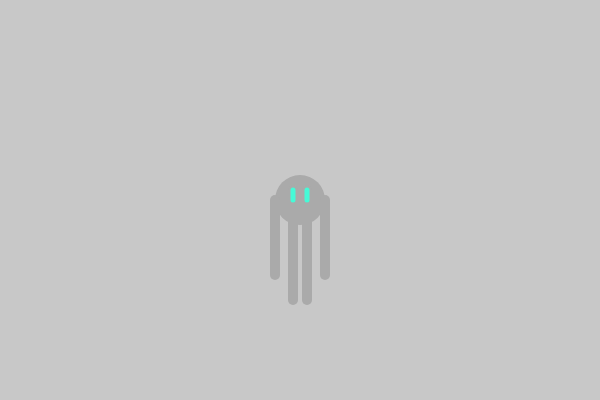
Frame 1 (no input)
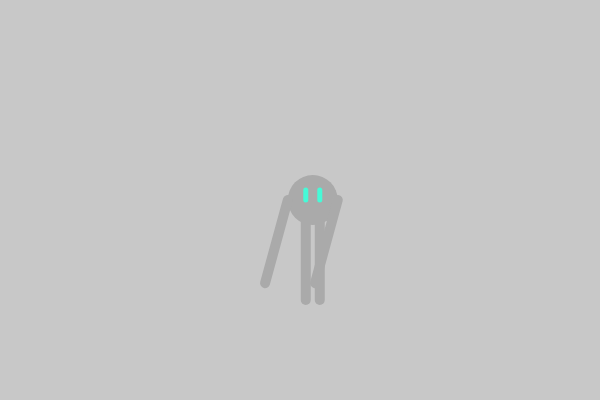
Frame 60 (no input)
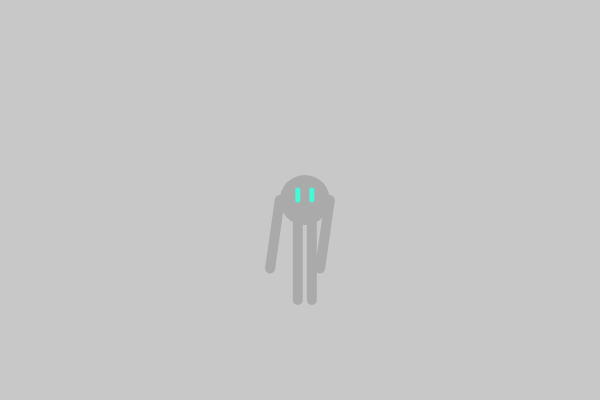
Frame 120 (the mouse pressed at the canvas centre since frame 60)

The p5.js sketch that drew these frames (run headless with seeded random() and noise() and a simulated clock; from frame 60 on, the mouse is pressed at the canvas centre):

// p5.js sketch
// ── sketch.js
var creature;


function setup() {
  createCanvas(600, 400);
  creature = new Creature();
}

function draw() {
  background(200);
  creature.display();
  creature.move();

}


function Creature() {
  this.x = 300;
  this.y = 200;
  this.y2 = 275;
  this.x21 = this.x-25;
  this.x22 = this.x+25;
  this.display = function() {
    fill(170);
    noStroke();
    ellipse(this.x,this.y,50,50);
    stroke(170);
    strokeWeight(10);
    line(this.x-25,this.y,this.x21,this.y2); //left arm
    line(this.x+25,this.y,this.x22,this.y2); //right arm
    line(this.x-7,this.y-10,this.x-7,300); //left leg
    line(this.x+7,this.y-10,this.x+7,300); //right leg
    stroke(70,250,215);
    strokeWeight(5);
    line(this.x-7,this.y,this.x-7,this.y-10); //left eye
    line(this.x+7,this.y,this.x+7,this.y-10); //right eye
  };
  this.move = function() {
    var handsx = random(-3,3);
    var handsy = random(-3,3);
      this.y2 += handsy;
      this.x21 += handsx;
      this.x22 += handsx;

    var stepx = random(-3,3);
      this.x += stepx
  };
};
